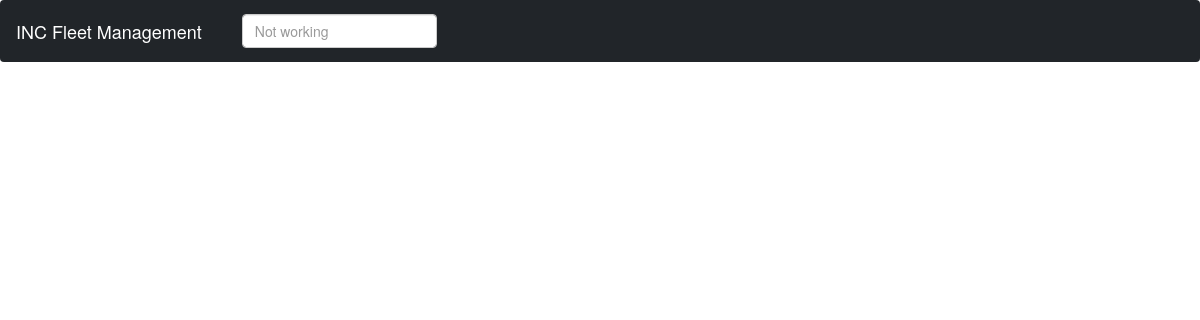
The page /Inventory/VehicleDetails/1 on the database as committed earlier.
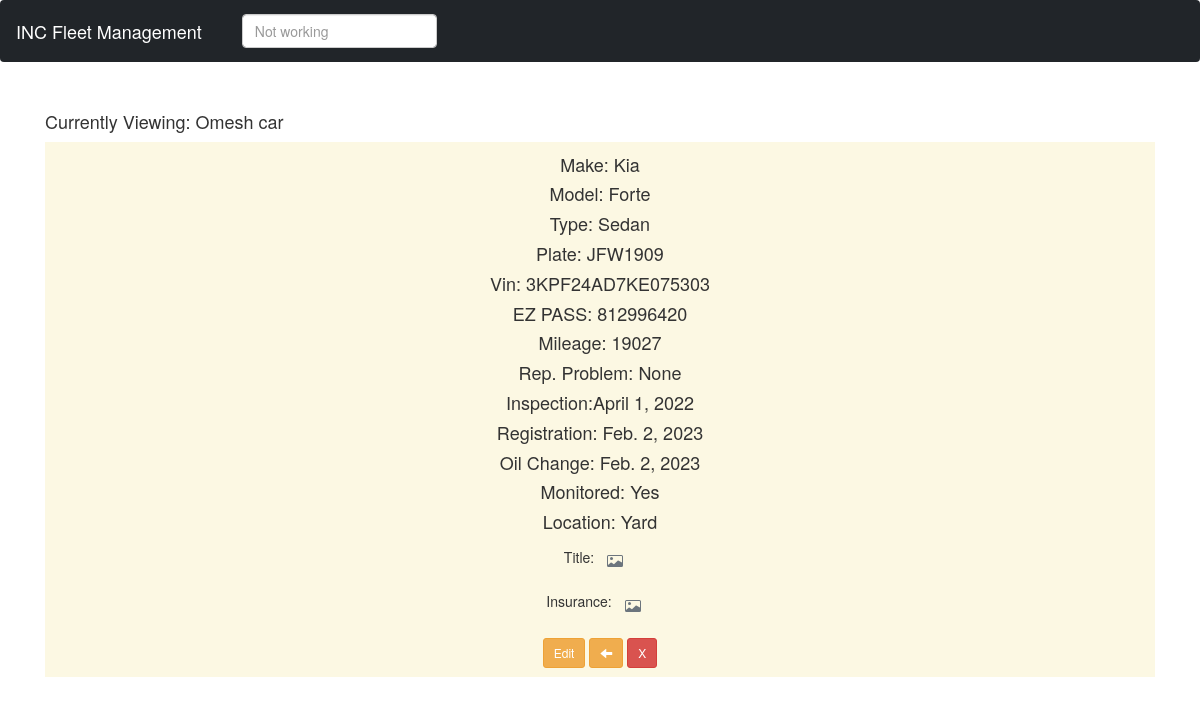
The same page on the database as committed later.
### Inventory/models.py (models this page shows, shortened)
class smallVehicles(models.Model):
    TYPE_CHOICES = (('Sedan', 'Sedan'), ('Pickup', 'Pickup'), ('SUV', 'SUV'))
    MON_CHOICES = (('Yes', 'Yes'), ('No', 'No'))
    nickname = models.CharField(blank=False, null=True, default=None, max_length=80)
    make = models.CharField(blank=False, null=True, default=None, max_length=80)
    model = models.CharField(blank=False, null=True, default=None, max_length=80)
    type = models.CharField(blank=False, null=True, choices=TYPE_CHOICES, default=None, max_length=80)
    plate = models.CharField(blank=False, null=True, default=None, max_length=80)
    vin = models.CharField(blank=False, null=True, default=None, max_length=80)
    ezPass = models.CharField(blank=False, null=True, default=None, max_length=80)
    mileage = models.CharField(blank=False, null=True, default=None, max_length=80)
    reportedProblem = models.CharField(blank=False, null=True, default=None, max_length=80)
    inspection = models.DateField(blank=False, null=True, default=None, max_length=80)
    registration = models.DateField(blank=False, null=True, default=None, max_length=80)
    oilChange = models.DateField(blank=False, null=True, default=None)
    isMonitored = models.CharField(blank=False, null=True, choices=MON_CHOICES, default=None, max_length=80)
    status = models.CharField(blank=False, null=True, default=None, max_length=80)
    title = models.ImageField(null=True, blank=True, upload_to='title_pics/')
    insurance_card = models.ImageField(null=True, blank=True, upload_to='insurance_cards/')

### Inventory/views.py (the view)
# urls.py: path('VehicleDetails/<int:pk>', views.VehicleDetailView, name='vehicledetails'),
def VehicleDetailView(request, pk):
    items = smallVehicles.objects.filter(pk=pk)
    context = {'items': items}
    return render(request, 'Inventory/vehicle_details.html', context)

### Inventory/templates/Inventory/vehicle_details.html (shortened to what this page needs)
{% extends 'inventory/base.html' %}
{% block body %}
<head>
    <link rel="stylesheet" href="https://maxcdn.bootstrapcdn.com/bootstrap/3.4.0/css/bootstrap.min.css">
</head>
{% for item in items %}
<h4>Currently Viewing: {{ item.nickname }}</h4> <p>
<div class="mark">
    <div class=" text-center ">
        <p>
        <h4> Make: {{ item.make }}</h4>
        <p>
        <h4> Model: {{item.model}} </h4>
        <p>
        <h4> Type: {{ item.type }}</h4>
        <p>
        <h4> Plate: {{ item.plate}}</h4>
        <p>
        <h4> Vin: {{item.vin}}</h4>
        <p>
        <h4> EZ PASS: {{item.ezPass}}</h4>
        <p>
        <h4> Mileage: {{item.mileage}}</h4>
        <p>
        <h4> Rep. Problem: {{item.reportedProblem}}</h4>
        <p>
        <h4> Inspection:{{item.inspection}}</h4>
        <p>
        <h4> Registration: {{item.registration}}</h4>
        <p>
        <h4> Oil Change: {{item.oilChange}}</h4>
        <p>
        <h4> Monitored: {{item.isMonitored}}</h4>
        <p>
        <h4> Location: {{item.status}}</h4>
        <p>
            Title:<a href="{{item.title.url}}" type="button" class="btn btn-outline-secondary">
            <span class="visually-hidden">Button</span></a>
        <p>
            Insurance:<a href="{{item.insurance_card.url}}" type="button" class="btn btn-outline-secondary">
            </a>
            <td>
        <div class="btn">
            <a href="{% url 'editSmallVehicles' item.pk %}" class="btn btn-warning btn-sm" role="button"
               aria-pressed="true">Edit</a>
            <a href="{% url 'index' %}" type="button" class="btn btn-warning btn-sm"> <span
                    class="glyphicon glyphicon-arrow-left"></span></a>
            <a href="{% url 'deleteTrucks' item.pk %}" class="btn btn-danger btn-sm" role="button"
               aria-pressed="true">X</a>
        </div>
        </td>
    </div>
</div>
</div>
{% endfor %}
{% endblock %}

### Inventory/templates/Inventory/base.html (shortened to what this page needs)
{% load static %}
<!DOCTYPE html>
<html>
<head>
    <link rel="stylesheet" type="text/css" href="{% static '/css/style.css' %}"/>
    <link rel="stylesheet" type="text/css" href="{% static '/css/bootstrap.min.css' %}"/>
</head>
<body>
<nav class="navbar navbar-expand navbar-dark bg-dark">
    <a class="navbar-brand" href="{% url 'index' %}">INC Fleet Management</a>
    <div class="collapse navbar-collapse" id="navbarsExample02">
        <form class="form-inline my-2 my-md-0">
            <input class="form-control" type="text" placeholder="Not working">
        </form>
    </div>
</nav>
<br>
<div class="container">
    {% block body %}
    {% endblock%}
</div>
</body>
</html>

Rows that differ between the two databases and show on the page:
added smallVehicles: nickname "Omesh car", make "Kia", model "Forte", type "Sedan", plate "JFW1909", vin "3KPF24AD7KE075303", ezPass "812996420", mileage "19027", reportedProblem "None", inspection "April 1, 2022", registration "Feb. 2, 2023", oilChange "Feb. 2, 2023", isMonitored "Yes", status "Yard"
